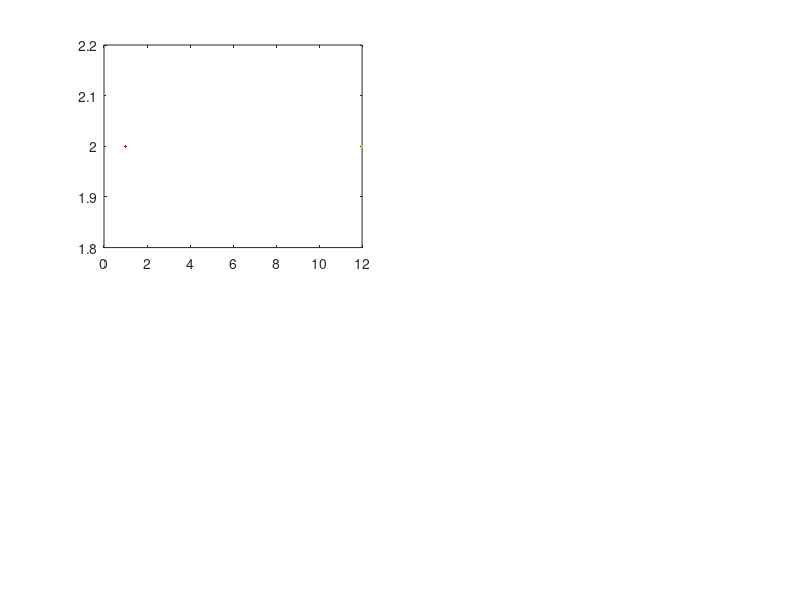

Recreate this plot in MATLAB. (Note: this script raises an error after producing the figure.)
A=[1,2;2,3]
x=input("Enter x=");
y=2;
z=x+y;

A=[1,2;3,4]
B=[1,0;0,1]
A+B
A*B
A.*B
A.^2
zeros(5)
zeros(3,5)
ones(4,7)
eye(3)
x=[ones(1,7),12*ones(1,10)]
subplot(2,2,1)
plot(x,y)
title
legend
subplot(2,2,2)